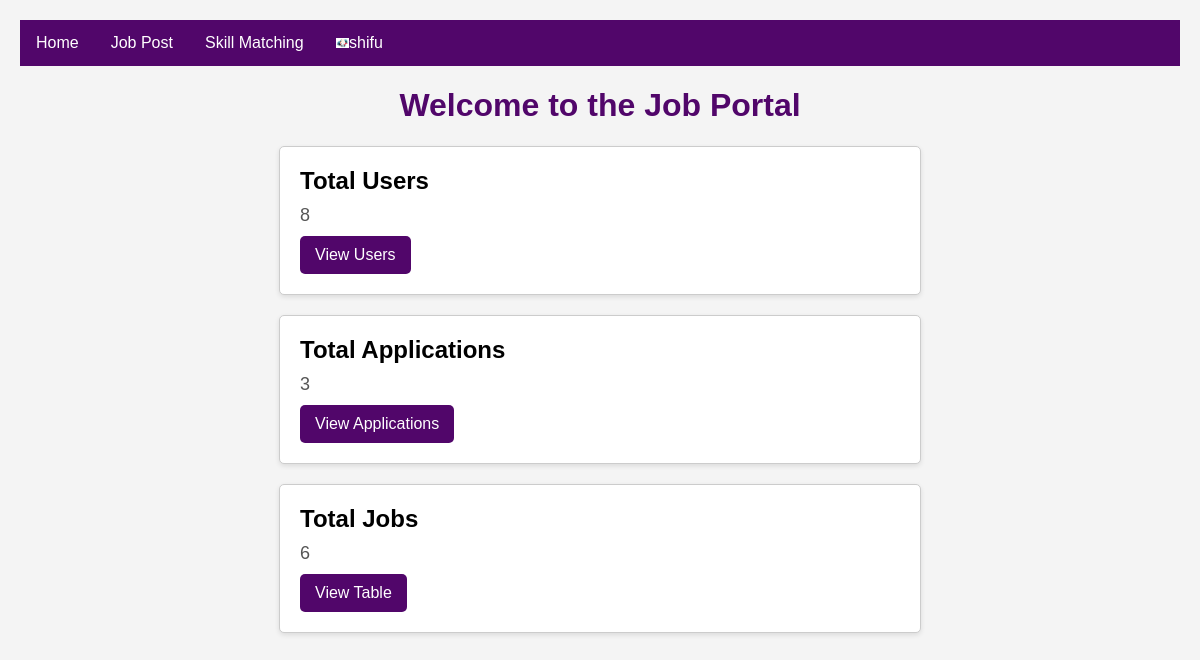
Page /home/ (signed in) on the committed database.
### myapp/models.py (models this page shows, shortened)
class Custom_user(AbstractUser):
    USER=[
        ('recruiters','Recruiters'),
        ('jobseeker','Jobseeker')
    ]
    user_type=models.CharField(choices=USER,max_length=100,null=True)
    Display_name=models.CharField(max_length=100,null=True)

class jobseekerProfileModel(models.Model):
    skills=[
        ('programing', 'Programing'),
        ('graphics_design', 'Graphics Design'),
        ('resarch', 'Resarch'),
    ]
    user=models.OneToOneField(Custom_user,on_delete=models.CASCADE,related_name='viewersProfile', null=True)
    Skills = models.CharField(choices=skills,max_length=255, null=True)
    Image=models.ImageField(upload_to='Media/Blog_Pic',null=True)

### myproject/views.py (the view)
# urls.py: path('home/', home, name='home'),
def home(req):
    total_jobs = JobModel.objects.count()
    total_applications = ApplyJobModel.objects.count()
    total_users = Custom_user.objects.count()
    context = {
        'total_jobs': total_jobs,
        'total_applications': total_applications,
        'total_users': total_users,
    }
    return render (req, 'home.html',context)

### template/home.html (shortened to what this page needs)
{% extends 'base.html' %}
{% block body %}
<!DOCTYPE html>
<html lang="en">
<head>
</head>
<body>
<h1>Welcome to the Job Portal</h1>
<div class="card">
    <h2>Total Users</h2>
    <p>{{ total_users }}</p>
    <a href="{% url 'totaluser' %}" class="card-link">View Users</a>
</div>
<div class="card">
    <h2>Total Applications</h2>
    <p>{{ total_applications }}</p>
    <a href="{% url 'appliedJob' %}" class="card-link">View Applications</a>
</div>
<div class="card">
    <h2>Total Jobs</h2>
    <p>{{ total_jobs }}</p>
    <a href="{% url 'totalTable' %}" class="card-link">View Table</a>
</div>
</body>
</html>
{% endblock body %}

### template/base.html (shortened to what this page needs)
<!DOCTYPE html>
<html>
<head>
</head>
<body>
<ul>
    <li><a class="active" href="{% url 'home' %}">Home</a></li>
    <li><a class="active" href="{% url 'jobfeed' %}">Job Post</a></li>
    {% if user.user_type == 'jobseeker' %}
    <li><a href="{% url 'skillmatching' %}">Skill Matching</a></li>
    <li class="dropdown">
      <a  href="javascript:void(0)"  class="dropbtn"><img height="10px" src="/{{ user.viewersProfile.Image }}" alt="Company Logo">{{ user.username }}</a>
    </li>
    {% endif %}
</ul>
{% block body %}
{% endblock body %}
</body>
</html>

### template/base.html (style rules this page uses)
body { background-color:white; }
ul { list-style-type: none; margin: 0; padding: 0; overflow: hidden; background-color: #51066a; }
li { float: left; }
li a, .dropbtn { display: inline-block; color: white; text-align: center; padding: 14px 16px; text-decoration: none; }
li.dropdown { display: inline-block; }

### template/home.html (style rules this page uses)
body { font-family: Arial, sans-serif; background-color: #f4f4f4; margin: 0; padding: 20px; }
h1 { color: #51066a; text-align: center; }
.card { background-color: white; border: 1px solid #ccc; border-radius: 5px; padding: 20px; margin: 20px auto; box-shadow: 0 2px 5px rgba(0, 0, 0, 0.1); max-width: 600px; }
.card h2 { margin: 0 0 10px; color: #000000; }
.card p { margin: 0; font-size: 18px; color: #555; }
.card-link { display: inline-block; margin-top: 10px; padding: 10px 15px; background-color: #51066a; color: white; text-decoration: none; border-radius: 5px; transition: background-color 0.3s ease; }

### rows in the picture
Custom_user: viewersProfile.Image (picture), username "shifu"

### other values in the picture
{{ total_users }} "8"
{{ total_applications }} "3"
{{ total_jobs }} "6"
